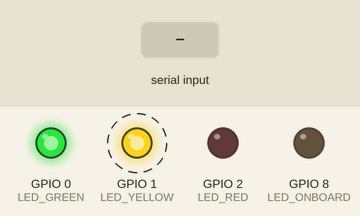
A program run on a simulated ESP32-C3. On the bench: output pins drawn as LEDs (lit = HIGH). Dashed ring = blinking. The test bench sets the inputs (shaded band). What the program prints to the serial monitor is not drawn.

Above: at 0.1 s.
At 1.2 s:
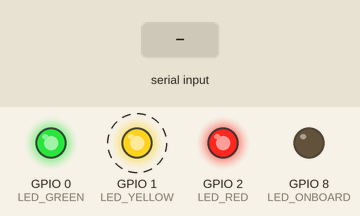
1.3 s: "set\n" received over Serial
Timing chart, 0 to 10.3 s (numbered marks = the images above; inputs shaded):
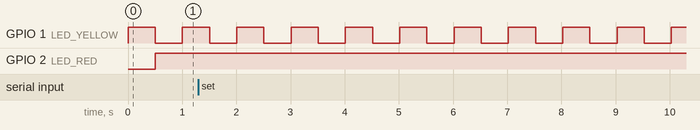

The program:

main.cpp
```cpp
#include <Arduino.h>

#define LED_ONBOARD GPIO_NUM_8

#define LED_RED    GPIO_NUM_2
#define LED_YELLOW GPIO_NUM_1
#define LED_GREEN  GPIO_NUM_0

#define TIMEOUT_BLINK_MS 500


unsigned long lastPacketTime;

bool blinkTrafficLamp = true;
bool blinkTrafficLampState = false;
unsigned long lastBlinkTime;
bool x;


void setTrafficLight(bool green, bool yellow, bool red)
{
  digitalWrite(LED_GREEN,  green  ? LOW : HIGH);
  digitalWrite(LED_YELLOW, yellow ? LOW : HIGH);
  digitalWrite(LED_RED,    red    ? LOW : HIGH);
}

void setup()
{
  Serial.begin(115200);

  pinMode(LED_GREEN, OUTPUT);
  pinMode(LED_YELLOW, OUTPUT);
  pinMode(LED_RED, OUTPUT);
  pinMode(LED_ONBOARD, OUTPUT);

  setTrafficLight(false, false, true);

  lastPacketTime = millis();
  lastBlinkTime = millis();
}

void loop()
{
  if (Serial.available() > 0)
  {
    String data = Serial.readStringUntil('\n');
    data.trim();

    if (data.startsWith("set"))
    {
      blinkTrafficLamp = false;
      lastPacketTime = millis();
      char color = data.charAt(4);

      if (color == 'g')      setTrafficLight(true, false, false);
      else if (color == 'y') setTrafficLight(false, true, false);
      else if (color == 'r') setTrafficLight(false, false, true);
      else                   blinkTrafficLamp = true;

      Serial.write("set done\n");
    }
  }

  if ((blinkTrafficLamp) && (millis() - lastBlinkTime > TIMEOUT_BLINK_MS))
  {
    lastBlinkTime = millis();
    blinkTrafficLampState = !blinkTrafficLampState;
    setTrafficLight(false, blinkTrafficLampState, false);
  }
}
```

Measured:
- by itself, GPIO 1 (LED_YELLOW): alternates HIGH for 0.50 s and LOW for 0.50 s
